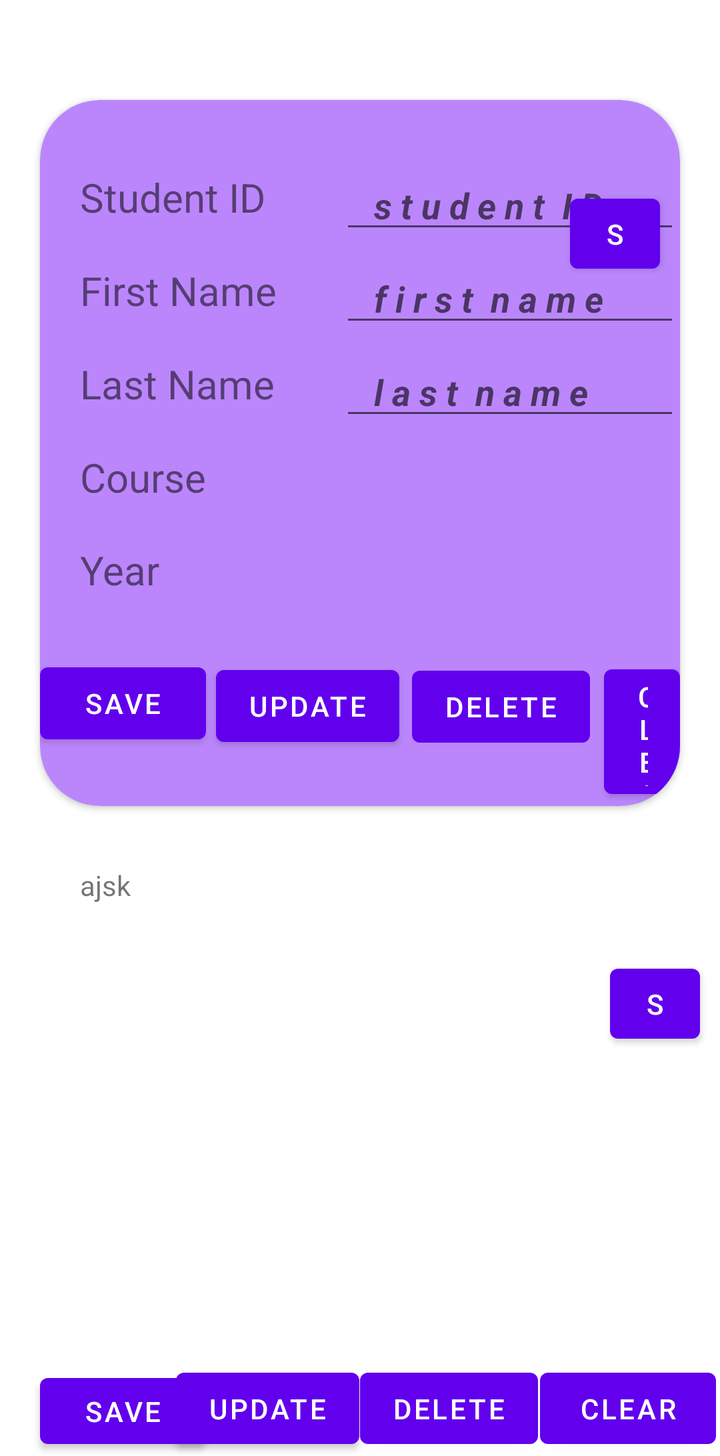
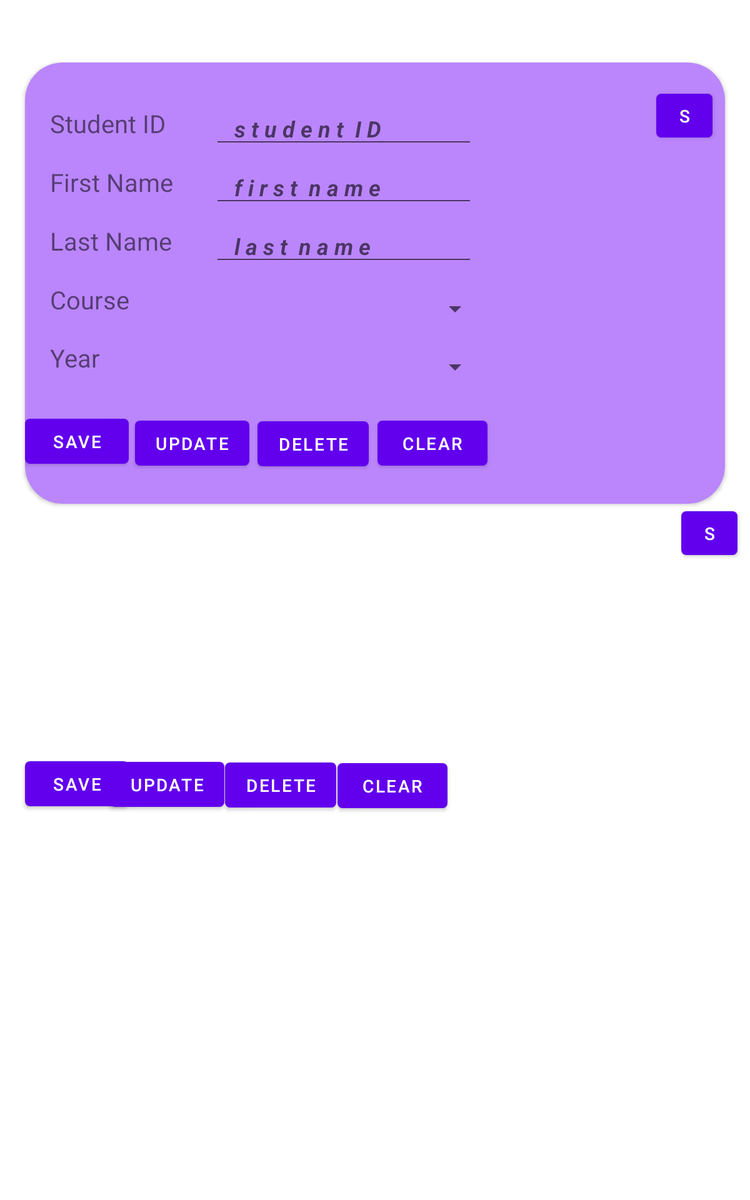

Two renders of one Android screen. The first uses the default layout on a phone; the second uses the alternative layout the repository ships for a different screen configuration, on a matching device. The two XML files are below.
<!-- AndroidManifest.xml: application theme Theme.LMS -->
<!-- res/layout/activity_submit_books.xml -->
<?xml version="1.0" encoding="utf-8"?>
<ScrollView xmlns:android="http://schemas.android.com/apk/res/android"
    xmlns:app="http://schemas.android.com/apk/res-auto"
    xmlns:tools="http://schemas.android.com/tools"
    android:layout_width="match_parent"
    android:layout_height="match_parent"
    tools:context=".SubmitBooks">

    <LinearLayout
        android:layout_width="match_parent"
        android:layout_height="match_parent"
        android:orientation="vertical">
        <androidx.cardview.widget.CardView
            android:layout_width="match_parent"
            android:layout_height="match_parent"
            android:layout_marginHorizontal="20dp"
            android:layout_marginTop="50dp"
            android:backgroundTint="@color/purple_200"
            app:cardCornerRadius="30dp">

            <LinearLayout
                android:layout_width="match_parent"
                android:layout_height="353dp"
                android:orientation="vertical"
                tools:layout_editor_absoluteX="0dp"
                tools:layout_editor_absoluteY="0dp">

                <TextView
                    android:id="@+id/textView5"
                    android:layout_width="100dp"
                    android:layout_height="30dp"
                    android:layout_marginLeft="20dp"
                    android:layout_marginTop="35dp"
                    android:text="Student ID"
                    android:textSize="20dp"
                    app:layout_constraintBottom_toBottomOf="parent"
                    app:layout_constraintEnd_toEndOf="parent"
                    app:layout_constraintHorizontal_bias="0.051"
                    app:layout_constraintStart_toStartOf="parent"
                    app:layout_constraintTop_toTopOf="@id/textView6"
                    app:layout_constraintVertical_bias="0.161" />

                <EditText
                    android:id="@+id/stID"
                    android:layout_width="wrap_content"
                    android:layout_height="wrap_content"
                    android:layout_marginLeft="150dp"
                    android:layout_marginTop="-35dp"
                    android:ems="10"
                    android:hint="   s t u d e n t  I D"
                    android:inputType="number"
                    android:textStyle="bold|italic"
                    app:layout_constraintBottom_toBottomOf="parent"
                    app:layout_constraintEnd_toEndOf="parent"
                    app:layout_constraintHorizontal_bias="0.85"
                    app:layout_constraintStart_toStartOf="parent"
                    app:layout_constraintTop_toTopOf="@id/fName"
                    app:layout_constraintVertical_bias="0.153" />

                <TextView
                    android:id="@+id/textView6"
                    android:layout_width="100dp"
                    android:layout_height="30dp"
                    android:layout_marginLeft="20dp"
                    android:layout_marginTop="10dp"
                    android:text="First Name"
                    android:textSize="20dp"
                    app:layout_constraintBottom_toBottomOf="@id/textView5"
                    app:layout_constraintEnd_toEndOf="parent"
                    app:layout_constraintHorizontal_bias="0.051"
                    app:layout_constraintStart_toStartOf="parent"
                    app:layout_constraintTop_toTopOf="@id/textView7"
                    app:layout_constraintVertical_bias="0.255" />

                <EditText
                    android:id="@+id/fName"
                    android:layout_width="wrap_content"
                    android:layout_height="wrap_content"
                    android:layout_marginLeft="150dp"
                    android:layout_marginTop="-35dp"
                    android:ems="10"
                    android:hint="   f i r s t  n a m e"
                    android:inputType="textPersonName"
                    android:textStyle="bold|italic"
                    app:layout_constraintBottom_toBottomOf="@id/stID"
                    app:layout_constraintEnd_toEndOf="parent"
                    app:layout_constraintHorizontal_bias="0.855"
                    app:layout_constraintStart_toStartOf="parent"
                    app:layout_constraintTop_toTopOf="@id/lName"
                    app:layout_constraintVertical_bias="0.26" />

                <TextView
                    android:id="@+id/textView7"
                    android:layout_width="100dp"
                    android:layout_height="30dp"
                    android:layout_marginLeft="20dp"
                    android:layout_marginTop="10dp"
                    android:text="Last Name"
                    android:textSize="20dp"
                    app:layout_constraintBottom_toBottomOf="@id/textView6"
                    app:layout_constraintEnd_toEndOf="parent"
                    app:layout_constraintHorizontal_bias="0.051"
                    app:layout_constraintStart_toStartOf="parent"
                    app:layout_constraintTop_toTopOf="@id/textView8"
                    app:layout_constraintVertical_bias="0.353" />

                <EditText
                    android:id="@+id/lName"
                    android:layout_width="wrap_content"
                    android:layout_height="wrap_content"
                    android:layout_marginLeft="150dp"
                    android:layout_marginTop="-35dp"
                    android:ems="10"
                    android:hint="   l a s t  n a m e"
                    android:inputType="textPersonName"
                    android:textStyle="bold|italic"
                    app:layout_constraintBottom_toBottomOf="@id/fName"
                    app:layout_constraintEnd_toEndOf="parent"
                    app:layout_constraintHorizontal_bias="0.855"
                    app:layout_constraintStart_toStartOf="parent"
                    app:layout_constraintTop_toTopOf="@id/CourseSpin"
                    app:layout_constraintVertical_bias="0.362" />

                <TextView
                    android:id="@+id/textView8"
                    android:layout_width="100dp"
                    android:layout_height="30dp"
                    android:layout_marginLeft="20dp"
                    android:layout_marginTop="10dp"
                    android:text="Course"
                    android:textSize="20dp"
                    app:layout_constraintBottom_toBottomOf="@id/textView7"
                    app:layout_constraintEnd_toEndOf="parent"
                    app:layout_constraintHorizontal_bias="0.051"
                    app:layout_constraintStart_toStartOf="parent"
                    app:layout_constraintTop_toTopOf="@id/textView9"
                    app:layout_constraintVertical_bias="0.456" />

                <Spinner
                    android:id="@+id/CourseSpin"
                    android:layout_width="218dp"
                    android:layout_height="51dp"
                    android:layout_marginLeft="150dp"
                    android:layout_marginTop="-35dp"
                    app:layout_constraintBottom_toBottomOf="@id/lName"
                    app:layout_constraintEnd_toEndOf="parent"
                    app:layout_constraintHorizontal_bias="0.849"
                    app:layout_constraintStart_toStartOf="parent"
                    app:layout_constraintTop_toTopOf="@id/YearSpin"
                    app:layout_constraintVertical_bias="0.47" />

                <TextView
                    android:id="@+id/textView9"
                    android:layout_width="100dp"
                    android:layout_height="30dp"
                    android:layout_marginLeft="20dp"
                    android:layout_marginTop="0dp"
                    android:text="Year"
                    android:textSize="20dp"
                    app:layout_constraintBottom_toBottomOf="@id/textView8"
                    app:layout_constraintEnd_toEndOf="parent"
                    app:layout_constraintHorizontal_bias="0.051"
                    app:layout_constraintStart_toStartOf="parent"
                    app:layout_constraintTop_toTopOf="parent"
                    app:layout_constraintVertical_bias="0.563" />

                <Spinner
                    android:id="@+id/YearSpin"
                    android:layout_width="218dp"
                    android:layout_height="51dp"
                    android:layout_marginLeft="150dp"
                    android:layout_marginTop="-35dp"
                    app:layout_constraintBottom_toBottomOf="@id/CourseSpin"
                    app:layout_constraintEnd_toEndOf="parent"
                    app:layout_constraintHorizontal_bias="0.849"
                    app:layout_constraintStart_toStartOf="parent"
                    app:layout_constraintTop_toTopOf="parent"
                    app:layout_constraintVertical_bias="0.58" />

                <Button
                    android:id="@+id/b6"
                    android:layout_width="83dp"
                    android:layout_height="wrap_content"
                    android:layout_marginLeft="0dp"
                    android:layout_marginTop="10dp"
                    android:text="Save"
                    app:layout_constraintBottom_toBottomOf="parent"
                    app:layout_constraintEnd_toEndOf="parent"
                    app:layout_constraintHorizontal_bias="0.154"
                    app:layout_constraintStart_toStartOf="parent"
                    app:layout_constraintTop_toTopOf="parent"
                    app:layout_constraintVertical_bias="0.764" />

                <Button
                    android:id="@+id/b7"
                    android:layout_width="wrap_content"
                    android:layout_height="wrap_content"
                    android:layout_marginLeft="88dp"
                    android:layout_marginTop="-47dp"
                    android:onClick="updateOnClick"
                    android:text="Update"
                    app:layout_constraintBottom_toBottomOf="parent"
                    app:layout_constraintEnd_toEndOf="parent"
                    app:layout_constraintHorizontal_bias="0.691"
                    app:layout_constraintStart_toStartOf="parent"
                    app:layout_constraintTop_toTopOf="parent"
                    app:layout_constraintVertical_bias="0.78" />

                <Button
                    android:id="@+id/b8"
                    android:layout_width="wrap_content"
                    android:layout_height="wrap_content"
                    android:layout_marginLeft="186dp"
                    android:layout_marginTop="-48dp"
                    android:text="Delete"
                    app:layout_constraintBottom_toBottomOf="parent"
                    app:layout_constraintEnd_toEndOf="parent"
                    app:layout_constraintHorizontal_bias="0.155"
                    app:layout_constraintStart_toStartOf="parent"
                    app:layout_constraintTop_toTopOf="parent"
                    app:layout_constraintVertical_bias="0.887" />

                <Button
                    android:id="@+id/b9"
                    android:layout_width="wrap_content"
                    android:layout_height="wrap_content"
                    android:layout_marginLeft="282dp"
                    android:layout_marginTop="-49dp"
                    android:text="Clear"
                    app:layout_constraintBottom_toBottomOf="parent"
                    app:layout_constraintEnd_toEndOf="parent"
                    app:layout_constraintHorizontal_bias="0.681"
                    app:layout_constraintStart_toStartOf="parent"
                    app:layout_constraintTop_toTopOf="parent"
                    app:layout_constraintVertical_bias="0.9" />

                <Button
                    android:id="@+id/b10"
                    android:layout_width="45dp"
                    android:layout_height="47dp"
                    android:layout_gravity="right"
                    android:layout_marginTop="-310dp"
                    android:layout_marginRight="10dp"
                    android:text="S"
                    app:layout_constraintBottom_toBottomOf="parent"
                    app:layout_constraintEnd_toEndOf="@id/stID"
                    app:layout_constraintHorizontal_bias="0.346"
                    app:layout_constraintStart_toStartOf="parent"
                    app:layout_constraintTop_toTopOf="parent"
                    app:layout_constraintVertical_bias="0.061" />

            </LinearLayout>
        </androidx.cardview.widget.CardView>
            <LinearLayout
                android:layout_width="match_parent"
                android:layout_height="325dp"
                android:orientation="vertical"
                tools:layout_editor_absoluteX="0dp"
                tools:layout_editor_absoluteY="0dp">

                <TextView
                    android:layout_width="100dp"
                    android:layout_height="50dp"
                    android:layout_marginLeft="40dp"
                    android:layout_marginTop="30dp"
                    android:text="ajsk" />

                <Button
                    android:id="@+id/b11"
                    android:layout_width="83dp"
                    android:layout_height="wrap_content"
                    android:layout_marginLeft="20dp"
                    android:layout_marginTop="200dp"
                    android:text="Save" />

                <Button
                    android:id="@+id/b12"
                    android:layout_width="wrap_content"
                    android:layout_height="wrap_content"
                    android:layout_marginLeft="88dp"
                    android:layout_marginTop="-48dp"
                    android:onClick="updateOnClick"
                    android:text="Update" />

                <Button
                    android:id="@+id/b13"
                    android:layout_width="wrap_content"
                    android:layout_height="wrap_content"
                    android:layout_marginLeft="180dp"
                    android:layout_marginRight="50dp"
                    android:layout_marginTop="-48dp"
                    android:text="Delete" />

                <Button
                    android:id="@+id/b14"
                    android:layout_width="wrap_content"
                    android:layout_height="wrap_content"
                    android:layout_marginLeft="270dp"
                    android:layout_marginTop="-48dp"
                    android:text="Clear" />

                <Button
                    android:id="@+id/b15"
                    android:layout_width="45dp"
                    android:layout_height="47dp"
                    android:layout_gravity="right"
                    android:layout_marginTop="-250dp"
                    android:layout_marginRight="10dp"
                    android:text="S" />


            </LinearLayout>
    </LinearLayout>
</ScrollView>
<!-- resources referenced by this layout -->
<resources>
  <color name="purple_200">#FFBB86FC</color>
  <style name="Theme.LMS" parent="Theme.MaterialComponents.DayNight.DarkActionBar">
          
          <item name="colorPrimary">@color/purple_500</item>
          <item name="colorPrimaryVariant">@color/purple_700</item>
          <item name="colorOnPrimary">@color/white</item>
          
          <item name="colorSecondary">@color/teal_200</item>
          <item name="colorSecondaryVariant">@color/teal_700</item>
          <item name="colorOnSecondary">@color/black</item>
          
          <item name="android:statusBarColor">?attr/colorPrimaryVariant</item>
          
      </style>
  <color name="purple_500">#FF6200EE</color>
  <color name="purple_700">#FF3700B3</color>
  <color name="white">#FFFFFFFF</color>
  <color name="teal_200">#FF03DAC5</color>
  <color name="teal_700">#FF018786</color>
  <color name="black">#FF000000</color>
</resources>
<!-- res/layout-large/activity_submit_books.xml (the repository's variant of the layout above) -->
<!-- drawn on a 7-inch tablet held upright -->
<?xml version="1.0" encoding="utf-8"?>
<ScrollView xmlns:android="http://schemas.android.com/apk/res/android"
    xmlns:app="http://schemas.android.com/apk/res-auto"
    xmlns:tools="http://schemas.android.com/tools"
    android:layout_width="match_parent"
    android:layout_height="match_parent"
    tools:context=".SubmitBooks">

    <LinearLayout
        android:layout_width="match_parent"
        android:layout_height="match_parent"
        android:orientation="vertical">
        <androidx.cardview.widget.CardView
            android:layout_width="match_parent"
            android:layout_height="match_parent"
            android:layout_marginHorizontal="20dp"
            android:layout_marginTop="50dp"
            android:backgroundTint="@color/purple_200"
            app:cardCornerRadius="30dp">

            <LinearLayout
                android:layout_width="match_parent"
                android:layout_height="353dp"
                android:orientation="vertical"
                tools:layout_editor_absoluteX="0dp"
                tools:layout_editor_absoluteY="0dp">

                <TextView
                    android:id="@+id/textView5"
                    android:layout_width="100dp"
                    android:layout_height="30dp"
                    android:layout_marginLeft="20dp"
                    android:layout_marginTop="35dp"
                    android:text="Student ID"
                    android:textSize="20dp"
                    app:layout_constraintBottom_toBottomOf="parent"
                    app:layout_constraintEnd_toEndOf="parent"
                    app:layout_constraintHorizontal_bias="0.051"
                    app:layout_constraintStart_toStartOf="parent"
                    app:layout_constraintTop_toTopOf="@id/textView6"
                    app:layout_constraintVertical_bias="0.161" />

                <EditText
                    android:id="@+id/stID"
                    android:layout_width="wrap_content"
                    android:layout_height="wrap_content"
                    android:layout_marginLeft="150dp"
                    android:layout_marginTop="-35dp"
                    android:ems="10"
                    android:hint="   s t u d e n t  I D"
                    android:inputType="number"
                    android:textStyle="bold|italic"
                    app:layout_constraintBottom_toBottomOf="parent"
                    app:layout_constraintEnd_toEndOf="parent"
                    app:layout_constraintHorizontal_bias="0.85"
                    app:layout_constraintStart_toStartOf="parent"
                    app:layout_constraintTop_toTopOf="@id/fName"
                    app:layout_constraintVertical_bias="0.153" />

                <TextView
                    android:id="@+id/textView6"
                    android:layout_width="100dp"
                    android:layout_height="30dp"
                    android:layout_marginLeft="20dp"
                    android:layout_marginTop="10dp"
                    android:text="First Name"
                    android:textSize="20dp"
                    app:layout_constraintBottom_toBottomOf="@id/textView5"
                    app:layout_constraintEnd_toEndOf="parent"
                    app:layout_constraintHorizontal_bias="0.051"
                    app:layout_constraintStart_toStartOf="parent"
                    app:layout_constraintTop_toTopOf="@id/textView7"
                    app:layout_constraintVertical_bias="0.255" />

                <EditText
                    android:id="@+id/fName"
                    android:layout_width="wrap_content"
                    android:layout_height="wrap_content"
                    android:layout_marginLeft="150dp"
                    android:layout_marginTop="-35dp"
                    android:ems="10"
                    android:hint="   f i r s t  n a m e"
                    android:inputType="textPersonName"
                    android:textStyle="bold|italic"
                    app:layout_constraintBottom_toBottomOf="@id/stID"
                    app:layout_constraintEnd_toEndOf="parent"
                    app:layout_constraintHorizontal_bias="0.855"
                    app:layout_constraintStart_toStartOf="parent"
                    app:layout_constraintTop_toTopOf="@id/lName"
                    app:layout_constraintVertical_bias="0.26" />

                <TextView
                    android:id="@+id/textView7"
                    android:layout_width="100dp"
                    android:layout_height="30dp"
                    android:layout_marginLeft="20dp"
                    android:layout_marginTop="10dp"
                    android:text="Last Name"
                    android:textSize="20dp"
                    app:layout_constraintBottom_toBottomOf="@id/textView6"
                    app:layout_constraintEnd_toEndOf="parent"
                    app:layout_constraintHorizontal_bias="0.051"
                    app:layout_constraintStart_toStartOf="parent"
                    app:layout_constraintTop_toTopOf="@id/textView8"
                    app:layout_constraintVertical_bias="0.353" />

                <EditText
                    android:id="@+id/lName"
                    android:layout_width="wrap_content"
                    android:layout_height="wrap_content"
                    android:layout_marginLeft="150dp"
                    android:layout_marginTop="-35dp"
                    android:ems="10"
                    android:hint="   l a s t  n a m e"
                    android:inputType="textPersonName"
                    android:textStyle="bold|italic"
                    app:layout_constraintBottom_toBottomOf="@id/fName"
                    app:layout_constraintEnd_toEndOf="parent"
                    app:layout_constraintHorizontal_bias="0.855"
                    app:layout_constraintStart_toStartOf="parent"
                    app:layout_constraintTop_toTopOf="@id/CourseSpin"
                    app:layout_constraintVertical_bias="0.362" />

                <TextView
                    android:id="@+id/textView8"
                    android:layout_width="100dp"
                    android:layout_height="30dp"
                    android:layout_marginLeft="20dp"
                    android:layout_marginTop="10dp"
                    android:text="Course"
                    android:textSize="20dp"
                    app:layout_constraintBottom_toBottomOf="@id/textView7"
                    app:layout_constraintEnd_toEndOf="parent"
                    app:layout_constraintHorizontal_bias="0.051"
                    app:layout_constraintStart_toStartOf="parent"
                    app:layout_constraintTop_toTopOf="@id/textView9"
                    app:layout_constraintVertical_bias="0.456" />

                <Spinner
                    android:id="@+id/CourseSpin"
                    android:layout_width="218dp"
                    android:layout_height="51dp"
                    android:layout_marginLeft="150dp"
                    android:layout_marginTop="-35dp"
                    app:layout_constraintBottom_toBottomOf="@id/lName"
                    app:layout_constraintEnd_toEndOf="parent"
                    app:layout_constraintHorizontal_bias="0.849"
                    app:layout_constraintStart_toStartOf="parent"
                    app:layout_constraintTop_toTopOf="@id/YearSpin"
                    app:layout_constraintVertical_bias="0.47" />

                <TextView
                    android:id="@+id/textView9"
                    android:layout_width="100dp"
                    android:layout_height="30dp"
                    android:layout_marginLeft="20dp"
                    android:layout_marginTop="0dp"
                    android:text="Year"
                    android:textSize="20dp"
                    app:layout_constraintBottom_toBottomOf="@id/textView8"
                    app:layout_constraintEnd_toEndOf="parent"
                    app:layout_constraintHorizontal_bias="0.051"
                    app:layout_constraintStart_toStartOf="parent"
                    app:layout_constraintTop_toTopOf="parent"
                    app:layout_constraintVertical_bias="0.563" />

                <Spinner
                    android:id="@+id/YearSpin"
                    android:layout_width="218dp"
                    android:layout_height="51dp"
                    android:layout_marginLeft="150dp"
                    android:layout_marginTop="-35dp"
                    app:layout_constraintBottom_toBottomOf="@id/CourseSpin"
                    app:layout_constraintEnd_toEndOf="parent"
                    app:layout_constraintHorizontal_bias="0.849"
                    app:layout_constraintStart_toStartOf="parent"
                    app:layout_constraintTop_toTopOf="parent"
                    app:layout_constraintVertical_bias="0.58" />

                <Button
                    android:id="@+id/b6"
                    android:layout_width="83dp"
                    android:layout_height="wrap_content"
                    android:layout_marginLeft="0dp"
                    android:layout_marginTop="10dp"
                    android:text="Save"
                    app:layout_constraintBottom_toBottomOf="parent"
                    app:layout_constraintEnd_toEndOf="parent"
                    app:layout_constraintHorizontal_bias="0.154"
                    app:layout_constraintStart_toStartOf="parent"
                    app:layout_constraintTop_toTopOf="parent"
                    app:layout_constraintVertical_bias="0.764" />

                <Button
                    android:id="@+id/b7"
                    android:layout_width="wrap_content"
                    android:layout_height="wrap_content"
                    android:layout_marginLeft="88dp"
                    android:layout_marginTop="-47dp"
                    android:onClick="updateOnClick"
                    android:text="Update"
                    app:layout_constraintBottom_toBottomOf="parent"
                    app:layout_constraintEnd_toEndOf="parent"
                    app:layout_constraintHorizontal_bias="0.691"
                    app:layout_constraintStart_toStartOf="parent"
                    app:layout_constraintTop_toTopOf="parent"
                    app:layout_constraintVertical_bias="0.78" />

                <Button
                    android:id="@+id/b8"
                    android:layout_width="wrap_content"
                    android:layout_height="wrap_content"
                    android:layout_marginLeft="186dp"
                    android:layout_marginTop="-48dp"
                    android:text="Delete"
                    app:layout_constraintBottom_toBottomOf="parent"
                    app:layout_constraintEnd_toEndOf="parent"
                    app:layout_constraintHorizontal_bias="0.155"
                    app:layout_constraintStart_toStartOf="parent"
                    app:layout_constraintTop_toTopOf="parent"
                    app:layout_constraintVertical_bias="0.887" />

                <Button
                    android:id="@+id/b9"
                    android:layout_width="wrap_content"
                    android:layout_height="wrap_content"
                    android:layout_marginLeft="282dp"
                    android:layout_marginTop="-49dp"
                    android:text="Clear"
                    app:layout_constraintBottom_toBottomOf="parent"
                    app:layout_constraintEnd_toEndOf="parent"
                    app:layout_constraintHorizontal_bias="0.681"
                    app:layout_constraintStart_toStartOf="parent"
                    app:layout_constraintTop_toTopOf="parent"
                    app:layout_constraintVertical_bias="0.9" />

                <Button
                    android:id="@+id/b10"
                    android:layout_width="45dp"
                    android:layout_height="47dp"
                    android:layout_gravity="right"
                    android:layout_marginTop="-310dp"
                    android:layout_marginRight="10dp"
                    android:text="S"
                    app:layout_constraintBottom_toBottomOf="parent"
                    app:layout_constraintEnd_toEndOf="@id/stID"
                    app:layout_constraintHorizontal_bias="0.346"
                    app:layout_constraintStart_toStartOf="parent"
                    app:layout_constraintTop_toTopOf="parent"
                    app:layout_constraintVertical_bias="0.061" />

            </LinearLayout>
        </androidx.cardview.widget.CardView>
            <LinearLayout
                android:layout_width="match_parent"
                android:layout_height="325dp"
                android:orientation="vertical"
                tools:layout_editor_absoluteX="0dp"
                tools:layout_editor_absoluteY="0dp">

                <Button
                    android:id="@+id/b11"
                    android:layout_width="83dp"
                    android:layout_height="wrap_content"
                    android:layout_marginLeft="20dp"
                    android:layout_marginTop="200dp"
                    android:text="Save" />

                <Button
                    android:id="@+id/b12"
                    android:layout_width="wrap_content"
                    android:layout_height="wrap_content"
                    android:layout_marginLeft="88dp"
                    android:layout_marginTop="-48dp"
                    android:onClick="updateOnClick"
                    android:text="Update" />

                <Button
                    android:id="@+id/b13"
                    android:layout_width="wrap_content"
                    android:layout_height="wrap_content"
                    android:layout_marginLeft="180dp"
                    android:layout_marginRight="50dp"
                    android:layout_marginTop="-48dp"
                    android:text="Delete" />

                <Button
                    android:id="@+id/b14"
                    android:layout_width="wrap_content"
                    android:layout_height="wrap_content"
                    android:layout_marginLeft="270dp"
                    android:layout_marginTop="-48dp"
                    android:text="Clear" />

                <Button
                    android:id="@+id/b15"
                    android:layout_width="45dp"
                    android:layout_height="47dp"
                    android:layout_gravity="right"
                    android:layout_marginTop="-250dp"
                    android:layout_marginRight="10dp"
                    android:text="S" />


            </LinearLayout>
    </LinearLayout>
</ScrollView>
